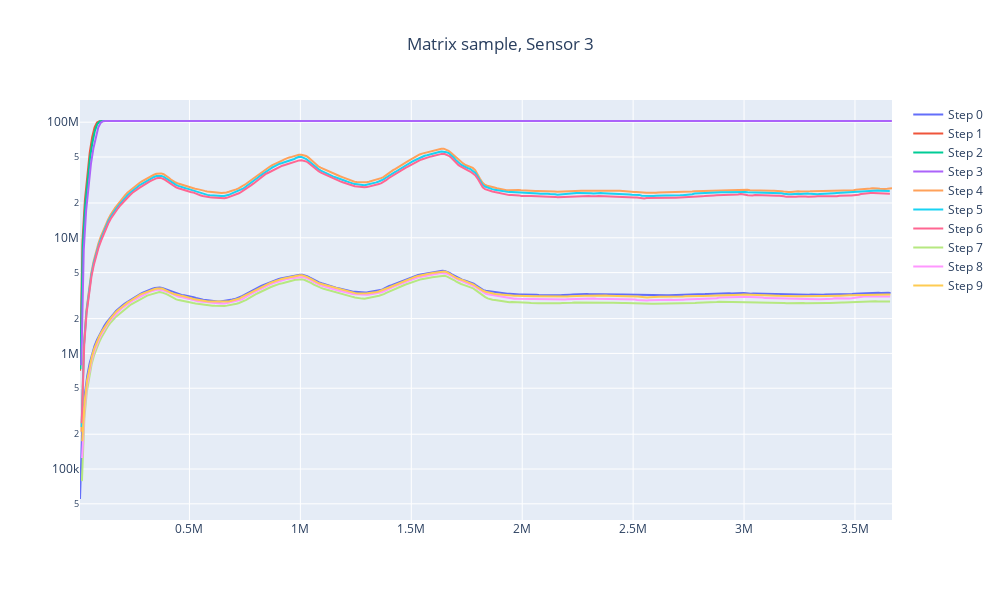

The notebook cell saved with this chart:
### Code cell
plot_filtered_data(sensor_data, "sample", 3)

### Figure 1 — Plotly figure (JSON) as saved in the notebook; plotly's stock layout.template omitted (floating-point values rounded to 4 significant figures; data arrays with more than 128 entries replaced by an {"elided": "..."} marker saying what was removed)
{"data": [{"mode": "lines", "name": "Step 0", "type": "scatter", "x": {"elided": "337 int values"}, "y": {"elided": "337 float values"}}, {"mode": "lines", "name": "Step 1", "type": "scatter", "x": {"elided": "337 int values"}, "y": {"elided": "337 float values"}}, {"mode": "lines", "name": "Step 2", "type": "scatter", "x": {"elided": "337 int values"}, "y": {"elided": "337 float values"}}, {"mode": "lines", "name": "Step 3", "type": "scatter", "x": {"elided": "337 int values"}, "y": {"elided": "337 float values"}}, {"mode": "lines", "name": "Step 4", "type": "scatter", "x": {"elided": "337 int values"}, "y": {"elided": "337 float values"}}, {"mode": "lines", "name": "Step 5", "type": "scatter", "x": {"elided": "336 int values"}, "y": {"elided": "336 float values"}}, {"mode": "lines", "name": "Step 6", "type": "scatter", "x": {"elided": "336 int values"}, "y": {"elided": "336 float values"}}, {"mode": "lines", "name": "Step 7", "type": "scatter", "x": {"elided": "336 int values"}, "y": {"elided": "336 float values"}}, {"mode": "lines", "name": "Step 8", "type": "scatter", "x": {"elided": "336 int values"}, "y": {"elided": "336 float values"}}, {"mode": "lines", "name": "Step 9", "type": "scatter", "x": {"elided": "336 int values"}, "y": {"elided": "336 float values"}}], "layout": {"height": 600, "title": {"text": "Matrix sample, Sensor 3", "x": 0.5}, "width": 1000, "yaxis": {"type": "log"}}}
